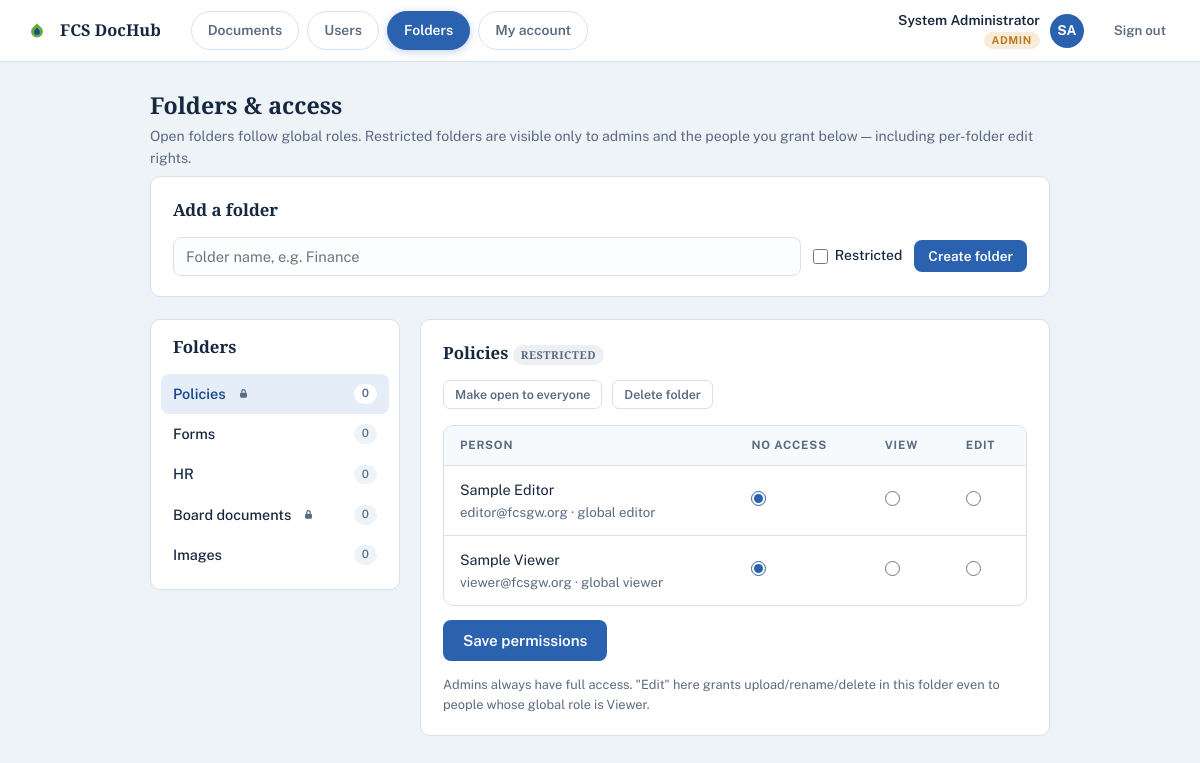
The app's page /admin_folders.php (signed in) with its own data.
### tables this page shows
CREATE TABLE `folders` (
  `id` int(10) UNSIGNED NOT NULL,
  `name` varchar(120) NOT NULL,
  `sort_order` int(11) NOT NULL DEFAULT 0,
  `restricted` tinyint(1) NOT NULL DEFAULT 0
);

CREATE TABLE `users` (
  `id` int(10) UNSIGNED NOT NULL,
  `email` varchar(190) NOT NULL,
  `password_hash` varchar(255) NOT NULL,
  `full_name` varchar(120) NOT NULL,
  `role` enum('admin','editor','viewer') NOT NULL DEFAULT 'viewer',
  `is_active` tinyint(1) NOT NULL DEFAULT 1,
  `created_at` timestamp NOT NULL DEFAULT current_timestamp(),
  `last_login` timestamp NULL DEFAULT NULL,
  `notify_uploads` tinyint(1) NOT NULL DEFAULT 0
);

### includes/auth.php (called while the page is built, shortened)
<?php
require_once __DIR__ . '/config.php';
function current_user(): ?array
{
    return $_SESSION['user'] ?? null;
}
function require_login(): array
{
    $u = current_user();
    return $u;
}
function is_admin(?array $u = null): bool
{
    $u = $u ?? current_user();
    return $u && $u['role'] === 'admin';
}
function require_admin(): array
{
    $u = require_login();
    return $u;
}
function e(string $s): string
{
    return htmlspecialchars($s, ENT_QUOTES, 'UTF-8');
}

### includes/config.php (called while the page is built, shortened)
<?php
function db(): PDO
{
    static $pdo = null;
    if ($pdo === null) {
        $pdo = new PDO(
            'mysql:host=' . DB_HOST . ';dbname=' . DB_NAME . ';charset=utf8mb4',
            DB_USER,
            DB_PASS,
            [
                PDO::ATTR_ERRMODE            => PDO::ERRMODE_EXCEPTION,
                PDO::ATTR_DEFAULT_FETCH_MODE => PDO::FETCH_ASSOC,
                PDO::ATTR_EMULATE_PREPARES   => false,
            ]
        );
    }
    return $pdo;
}

### admin_folders.php (the view, shortened to what this page needs)
<?php
require_once __DIR__ . '/includes/auth.php';
$admin = require_admin();
$folders = db()->query(
    'SELECT f.*, COUNT(d.id) AS doc_count
       FROM folders f LEFT JOIN documents d ON d.folder_id = f.id
   GROUP BY f.id ORDER BY f.sort_order, f.name'
)->fetchAll();
$selId = isset($_GET['folder']) ? (int)$_GET['folder'] : (int)($folders[0]['id'] ?? 0);
$sel   = null;
foreach ($folders as $f) {
    if ((int)$f['id'] === $selId) { $sel = $f; break; }
}
$allUsers = db()->query(
    "SELECT id, full_name, email, role FROM users WHERE is_active = 1 AND role <> 'admin' ORDER BY full_name"
)->fetchAll();
$perms = [];
$initials = strtoupper(mb_substr($admin['name'], 0, 1) .
            (strpos($admin['name'], ' ') !== false
              ? mb_substr($admin['name'], strpos($admin['name'], ' ') + 1, 1) : ''));
?>
<!DOCTYPE html>
<html lang="en">
<head>
<link rel="stylesheet" href="assets/style.css?v=4">
</head>
<body class="app-body">
<header class="topbar">
  <a class="brand-mini" href="dashboard.php">
    <svg width="26" height="26" viewBox="0 0 40 40" fill="none" aria-hidden="true">
      <path d="M20 8c-4 5-9 7-9 13a9 9 0 0 0 18 0c0-6-5-8-9-13z" fill="#63A93C"/>
      <path d="M20 15c-2 2.6-4.5 3.7-4.5 6.7a4.5 4.5 0 0 0 9 0c0-3-2.5-4.1-4.5-6.7z" fill="#1E4A8C"/>
    </svg>
    FCS DocHub
  </a>
  <nav class="topnav">
    <a href="dashboard.php">Documents</a>
    <a href="admin_users.php">Users</a>
    <a href="admin_folders.php" class="active">Folders</a>
    <a href="profile.php">My account</a>
  </nav>
  <div class="userchip">
    <div class="who">
      <div class="nm"><?= e($admin['name']) ?></div>
      <span class="badge badge-admin">Admin</span>
    </div>
    <div class="avatar"><?= e($initials) ?></div>
  </div>
  <a class="logout" href="logout.php">Sign out</a>
</header>
<div class="body-grid">
  <main class="main main-narrow">
    <div class="main-head">
      <div>
        <h2>Folders &amp; access</h2>
        <div class="sub">Open folders follow global roles. Restricted folders are visible only to admins and the people you grant below — including per-folder edit rights.</div>
      </div>
    </div>
    <section class="card">
      <h3 class="card-title">Add a folder</h3>
      <form method="post" action="admin_folders.php" class="add-inline">
        <input type="text" name="name" required maxlength="120" placeholder="Folder name, e.g. Finance">
        <label class="chk-inline"><input type="checkbox" name="restricted" value="1"> Restricted</label>
        <button type="submit" class="btn btn-blue btn-sm">Create folder</button>
      </form>
    </section>
    <div class="split">
      <section class="card split-list">
        <h3 class="card-title">Folders</h3>
        <?php foreach ($folders as $f): ?>
          <a class="folder-btn<?= (int)$f['id'] === $selId ? ' active' : '' ?>" href="admin_folders.php?folder=<?= (int)$f['id'] ?>">
            <span><?= e($f['name']) ?></span>
            <?php if ((int)$f['restricted']): ?>
              <svg class="lock" width="11" height="11" viewBox="0 0 16 16" fill="none" aria-label="Restricted"><rect x="3" y="7" width="10" height="7" rx="1.5" fill="var(--slate)"/><path d="M5.5 7V5a2.5 2.5 0 0 1 5 0v2" stroke="var(--slate)" stroke-width="1.8"/></svg>
            <?php endif; ?>
            <span class="count"><?= (int)$f['doc_count'] ?></span>
          </a>
        <?php endforeach; ?>
      </section>
      <?php if ($sel): ?>
      <section class="card split-detail">
        <h3 class="card-title"><?= e($sel['name']) ?>
          <?php if ((int)$sel['restricted']): ?><span class="badge badge-off">Restricted</span><?php else: ?><span class="badge badge-editor">Open</span><?php endif; ?>
        </h3>
        <div class="row-actions" style="justify-content:flex-start;margin-bottom:16px;gap:10px">
          <form method="post" action="admin_folders.php" class="inline-form">
            <button class="mini-btn" type="submit"><?= (int)$sel['restricted'] ? 'Make open to everyone' : 'Make restricted' ?></button>
          </form>
          <form method="post" action="admin_folders.php" class="inline-form"
                onsubmit="return confirm('Delete folder <?= e($sel['name']) ?>? Only possible when empty.');">
            <button class="mini-btn mini-danger" type="submit" <?= (int)$sel['doc_count'] > 0 ? 'disabled title="Folder is not empty"' : '' ?>>Delete folder</button>
          </form>
        </div>
        <?php if ((int)$sel['restricted']): ?>
          <form method="post" action="admin_folders.php">
            <table class="doc-table" aria-label="Folder permissions">
              <thead>
                <tr><th>Person</th><th>No access</th><th>View</th><th>Edit</th></tr>
              </thead>
              <tbody>
              <?php foreach ($allUsers as $u):
                  $lvl = array_key_exists((int)$u['id'], $perms) ? ($perms[(int)$u['id']] ? 'edit' : 'view') : 'none';
              ?>
                <tr>
                  <td>
                    <?= e($u['full_name']) ?>
                    <div class="meta"><?= e($u['email']) ?> · global <?= e($u['role']) ?></div>
                  </td>
                  <td><input type="radio" name="level[<?= (int)$u['id'] ?>]" value="none" <?= $lvl==='none'?'checked':'' ?> aria-label="No access for <?= e($u['full_name']) ?>"></td>
                  <td><input type="radio" name="level[<?= (int)$u['id'] ?>]" value="view" <?= $lvl==='view'?'checked':'' ?> aria-label="View for <?= e($u['full_name']) ?>"></td>
                  <td><input type="radio" name="level[<?= (int)$u['id'] ?>]" value="edit" <?= $lvl==='edit'?'checked':'' ?> aria-label="Edit for <?= e($u['full_name']) ?>"></td>
                </tr>
              <?php endforeach; ?>
              </tbody>
            </table>
            <?php if ($allUsers): ?>
              <button type="submit" class="btn btn-blue" style="margin-top:14px">Save permissions</button>
            <?php endif; ?>
          </form>
          <p class="foot-hint">Admins always have full access. "Edit" here grants upload/rename/delete in this folder even to people whose global role is Viewer.</p>
        <?php else: ?>
          <p class="foot-hint">This folder is open: every signed-in user can view it, and global Editors/Admins can edit. Make it restricted to choose people individually.</p>
        <?php endif; ?>
      </section>
      <?php endif; ?>
    </div>
  </main>
</div>
</body>
</html>

### records on screen
folders: name "Policies", restricted 1 (drawn), doc_count "0"
folders: name "Forms", doc_count "0"
folders: name "HR", doc_count "0"
folders: name "Board documents", restricted 1 (drawn), doc_count "0"
folders: name "Images", doc_count "0"
users: full_name "Sample Editor", email "editor@fcsgw.org", role "editor", id "☑"
users: full_name "Sample Viewer", email "viewer@fcsgw.org", role "viewer", id "☑"

### other values on screen
$admin['name'] "System Administrator"
$initials "SA"
